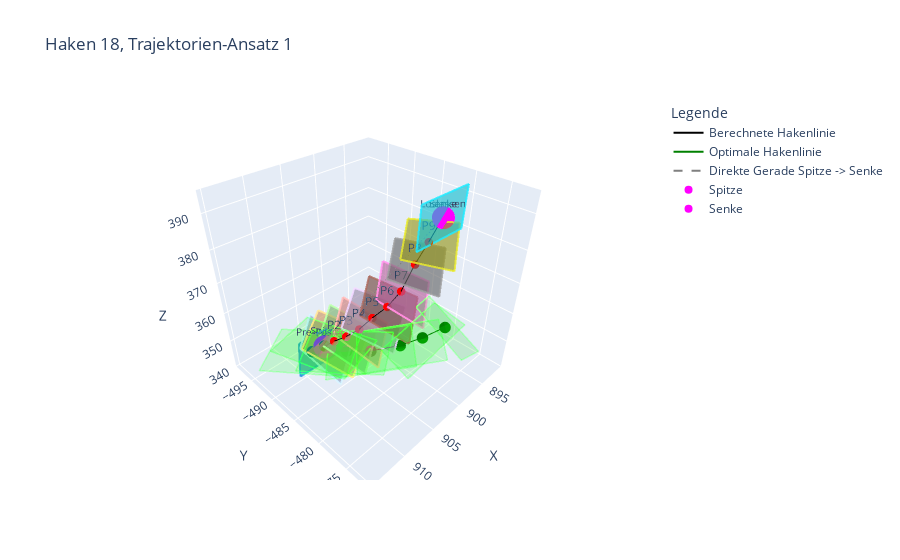
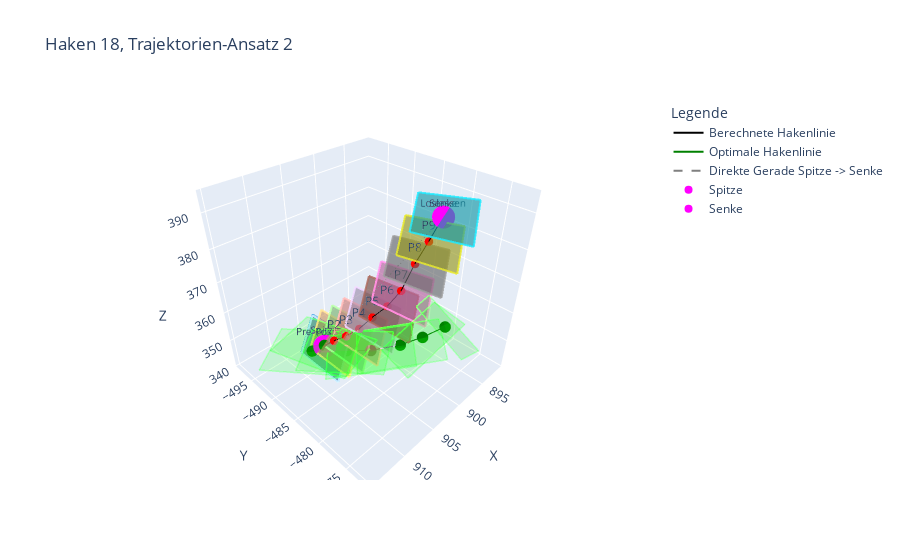
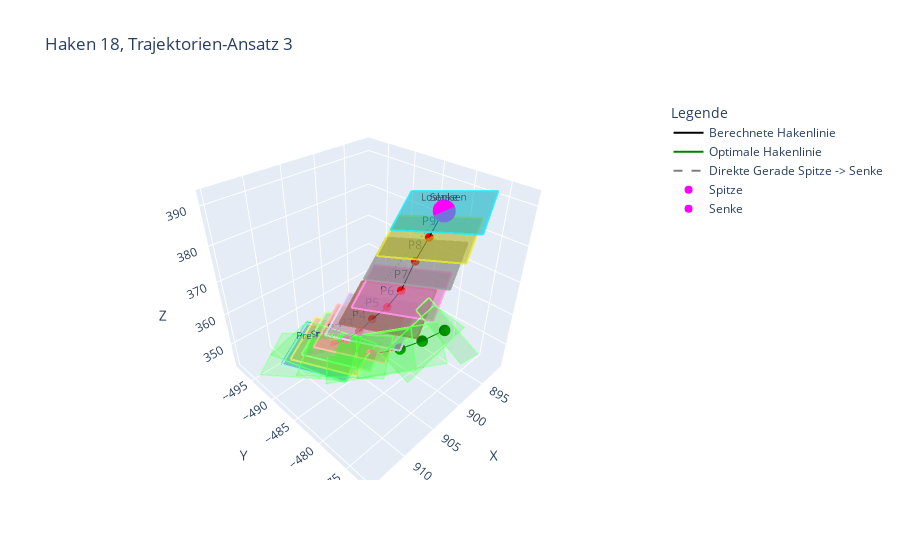
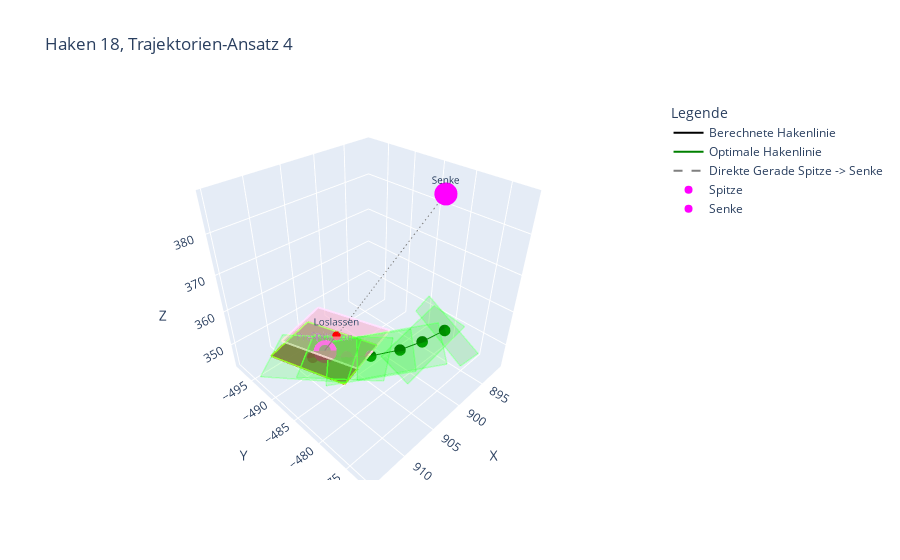

Notebook code for these charts, in order:
### Code cell
visualize_rectangles_html(
    rectangles = rectangles_1,
    secondary_rectangles = rectangles_optim,
    secondary_legend_title = 'optimale Trajektorie',
    connect_points = (trajectory_1[1][0], trajectory_1[-1][0]),
    hook_num = hook_num,
    trajectory_process = 1,
    html_filename = '/home/mo/Thesis/Evaluation/Trajektorientests/traj1.html'
    )

visualize_rectangles_html(
    rectangles = rectangles_2,
    secondary_rectangles = rectangles_optim,
    secondary_legend_title = 'optimale Trajektorie',
    connect_points = (trajectory_1[1][0], trajectory_1[-1][0]),
    hook_num = hook_num,
    trajectory_process = 2,
    html_filename = '/home/mo/Thesis/Evaluation/Trajektorientests/traj2.html'
    )

visualize_rectangles_html(
    rectangles = rectangles_3,
    secondary_rectangles = rectangles_optim,
    secondary_legend_title = 'optimale Trajektorie',
    connect_points = (trajectory_1[1][0], trajectory_1[-1][0]),
    hook_num = hook_num,
    trajectory_process = 3,
    html_filename = '/home/mo/Thesis/Evaluation/Trajektorientests/traj3.html'
    )

visualize_rectangles_html(
    rectangles = rectangles_4,
    secondary_rectangles = rectangles_optim,
    secondary_legend_title = 'optimale Trajektorie',
    connect_points = (trajectory_1[1][0], trajectory_1[-1][0]),
    hook_num = hook_num,
    trajectory_process = 4,
    html_filename = '/home/mo/Thesis/Evaluation/Trajektorientests/traj4.html'
    )
